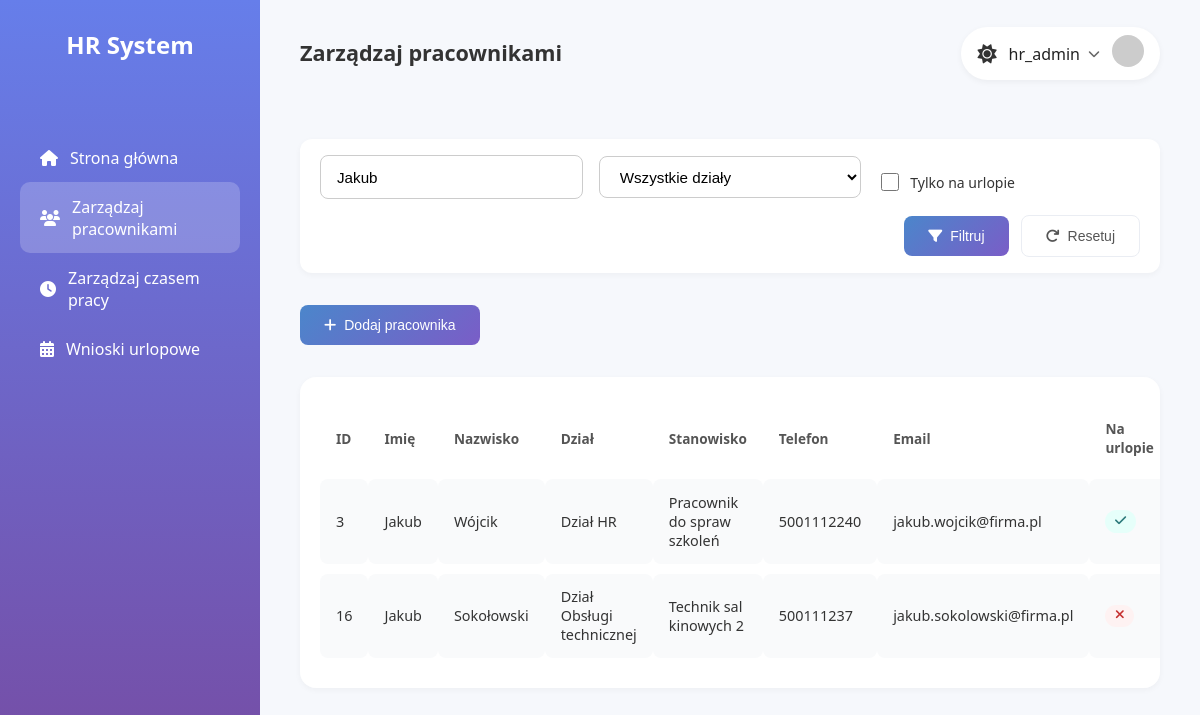
Page /manage_employees.php?name=Jakub (signed in) on the committed database.
### tables this page shows
CREATE TABLE `pracownicy` (
  `id` int(11) NOT NULL,
  `imie` varchar(100) NOT NULL,
  `nazwisko` varchar(100) NOT NULL,
  `dzial` varchar(100) NOT NULL,
  `stanowisko` varchar(100) NOT NULL,
  `telefon` varchar(20) DEFAULT NULL,
  `email` varchar(100) DEFAULT NULL,
  `urlop` tinyint(1) DEFAULT 0
);

### manage_employees.php (the view, shortened to what this page needs)
<?php
$conn = new mysqli('localhost', 'root', '', 'HRDASHBOARD');
$nameSearch = $_GET['name'] ?? '';
$onLeaveFilter = isset($_GET['on_leave']);
$sql = "SELECT * FROM pracownicy WHERE 1=1";
if (!empty($nameSearch)) {
    $search = $conn->real_escape_string($nameSearch);
    $sql .= " AND (imie LIKE '%$search%' OR nazwisko LIKE '%$search%')";
}
$sql .= " ORDER BY id ASC";
$result = $conn->query($sql);
?>
<!DOCTYPE html>
<html lang="pl">
<head>
    <link rel="stylesheet" href="css/common.css">
    <link rel="stylesheet" href="css/employees.css">
    <link rel="stylesheet" href="css/forms-modals.css">
    <link rel="stylesheet" href="https://cdnjs.cloudflare.com/ajax/libs/font-awesome/6.4.0/css/all.min.css">
</head>
<body class="theme-light">
<div class="dashboard-container">
    <aside class="sidebar">
        <div class="logo"><h2>HR System</h2></div>
        <nav class="menu">
            <a href="dashboard.php" class="menu-item"><i class="fas fa-home"></i><span>Strona główna</span></a>
            <a href="manage_employees.php" class="menu-item active"><i class="fas fa-users"></i><span>Zarządzaj pracownikami</span></a>
            <a href="manage_time.php" class="menu-item"><i class="fas fa-clock"></i><span>Zarządzaj czasem pracy</span></a>
            <a href="manage_leave.php" class="menu-item"><i class="fas fa-calendar-alt"></i><span>Wnioski urlopowe</span></a>
        </nav>
    </aside>
    <main class="main-content">
        <header class="header">
            <h1 class="welcome-message">Zarządzaj pracownikami</h1>
            <div class="user-info">
                <div class="user-box" id="userToggle">
                    <i class="fas fa-sun theme-icon" id="themeIcon"></i>
                    <span class="user-name"> <?= htmlspecialchars($_SESSION['user']) ?> </span>
                    <i class="fas fa-chevron-down dropdown-icon" id="dropdownToggle"></i>
                    <div class="avatar">
                        <img src="https://randomuser.me/api/portraits/men/32.jpg" alt="User Avatar">
                    </div>
                </div>
            </div>
        </header>
        <section class="filter-panel">
            <form id="filterForm" method="get">
                <div class="filter-row">
                    <div class="filter-group">
                        <input type="text" name="name" id="nameSearch" placeholder="Imię/Nazwisko" value="<?= htmlspecialchars($nameSearch) ?>">
                    </div>
                    <div class="filter-group">
                        <select name="department" id="deptFilter">
                            <option value="">Wszystkie działy</option>
                        </select>
                    </div>
                    <div class="filter-group checkbox-group">
                        <input type="checkbox" id="onLeaveFilter" name="on_leave" <?= $onLeaveFilter ? 'checked' : '' ?>>
                        <label for="onLeaveFilter">Tylko na urlopie</label>
                    </div>
                    <div class="filter-actions">
                        <button type="submit" class="btn btn-primary"><i class="fas fa-filter"></i> Filtruj</button>
                        <button type="button" class="btn btn-secondary" id="resetBtn"><i class="fas fa-redo"></i> Resetuj</button>
                    </div>
                </div>
            </form>
        </section>
        <div class="action-buttons">
            <button class="btn btn-primary" id="addEmployeeBtn"><i class="fas fa-plus"></i> Dodaj pracownika</button>
        </div>
        <section class="employees-table-container">
            <table class="employees-table">
                <thead>
                    <tr><th>ID</th><th>Imię</th><th>Nazwisko</th><th>Dział</th><th>Stanowisko</th><th>Telefon</th><th>Email</th><th>Na urlopie</th><th>Akcje</th></tr>
                </thead>
                <tbody id="employeesTableBody">
                    <?php if ($result->num_rows > 0): ?>
                        <?php while($row = $result->fetch_assoc()): ?>
                            <?php $onLeave = $row['urlop'] ? '<span class="status-badge on-leave"><i class="fas fa-check"></i></span>' : '<span class="status-badge not-on-leave"><i class="fas fa-times"></i></span>'; ?>
                            <tr>
                                <td><?= $row['id'] ?></td>
                                <td><?= $row['imie'] ?></td>
                                <td><?= $row['nazwisko'] ?></td>
                                <td><?= $row['dzial'] ?></td>
                                <td><?= $row['stanowisko'] ?></td>
                                <td><?= $row['telefon'] ?></td>
                                <td><?= $row['email'] ?></td>
                                <td class="center"><?= $onLeave ?></td>
                            </tr>
                        <?php endwhile; ?>
                    <?php else: ?>
                        <tr><td colspan="9" class="no-data">Brak danych pracowników</td></tr>
                    <?php endif; ?>
                </tbody>
            </table>
        </section>
    </main>
</div>
</body>
</html>

### css/common.css (style rules this page uses)
body { margin: 0; font-family: 'Segoe UI', Tahoma, Geneva, Verdana, sans-serif; background-color: #f6f8fc; color: #333; }
.dashboard-container { display: flex; height: 100vh; }
.main-content { flex: 1; padding: 1.5rem 2.5rem; display: flex; flex-direction: column; gap: 2rem; overflow-y: auto; }
.header { display: flex; justify-content: space-between; align-items: center; }
.welcome-message { font-size: 1.35rem; font-weight: 600; margin-bottom: 1rem; }
.sidebar { width: 220px; background: linear-gradient(180deg, #667eea, #764ba2); color: white; padding: 1.75rem 1.25rem; display: flex; flex-direction: column; gap: 2rem; }
.logo h2 { margin: 0; font-size: 1.5rem; text-align: center; margin-bottom: 2.5rem; }
.menu-item { display: flex; align-items: center; gap: 0.75rem; padding: 0.85rem 1.25rem; color: white; border-radius: 10px; text-decoration: none; transition: background 0.2s; }
.menu-item:hover, .menu-item.active { background-color: rgba(255, 255, 255, 0.2); }
.user-info { display: flex; align-items: center; justify-content: flex-end; }
.user-box { display: flex; align-items: center; background-color: white; padding: 0.5rem 1rem; border-radius: 999px; box-shadow: 0 2px 6px rgba(0, 0, 0, 0.05); gap: 0.75rem; transition: box-shadow 0.2s ease; }
.user-name { font-weight: 500; color: #222; }
.avatar img { width: 32px; height: 32px; border-radius: 50%; object-fit: cover; }
.theme-icon { font-size: 1.2rem; cursor: pointer; background: none; border: none; color: #333; }
.dropdown-icon { font-size: 0.75rem; color: #666; cursor: pointer; margin-left: -0.25rem; transition: transform 0.2s ease; }
.btn { padding: 12px 24px; font-size: 14px; border-radius: 8px; cursor: pointer; display: flex; align-items: center; gap: 8px; transition: all 0.2s ease; border: none; font-weight: 500; }
.btn-primary { background: linear-gradient(135deg, #4b86cb 0%, #7a5dc7 100%); color: white; }
.btn-secondary { background-color: white; color: #555; border: 1px solid #eaedf3; text-decoration: none; }

### css/employees.css (style rules this page uses)
.filter-panel { background-color: white; padding: 1rem 1.25rem; border-radius: 12px; box-shadow: 0 2px 6px rgba(0, 0, 0, 0.04); margin-top: 1.5rem; }
.filter-row { display: flex; flex-wrap: wrap; gap: 1rem; align-items: center; }
.filter-group { display: flex; flex-direction: column; gap: 0.5rem; min-width: 200px; flex: 1; }
.filter-row input[type="text"], .filter-row select { height: 42px; padding: 0 1rem; font-size: 0.95rem; border-radius: 8px; border: 1px solid #ccc; background-color: white; transition: border-color 0.2s ease; }
.filter-group.checkbox-group { flex-direction: row; align-items: center; gap: 0.5rem; }
.filter-actions { display: flex; gap: 0.75rem; align-items: center; margin-left: auto; }
.employees-table-container { overflow-x: auto; background-color: white; border-radius: 16px; box-shadow: 0 2px 6px rgba(0, 0, 0, 0.04); padding: 1.25rem; }
.employees-table { width: 100%; border-collapse: separate; border-spacing: 0 10px; }
.employees-table th { text-align: left; font-size: 0.85rem; font-weight: 600; color: #555; padding: 0.75rem 1rem; }
.employees-table td { background-color: #f9fafb; padding: 0.85rem 1rem; font-size: 0.9rem; color: #333; vertical-align: middle; border-radius: 8px; }
.employees-table tbody tr { transition: background-color 0.2s; }
.status-badge { padding: 0.3rem 0.6rem; border-radius: 999px; font-size: 0.8rem; font-weight: 500; display: inline-flex; align-items: center; justify-content: center; }
.on-leave { background-color: #e6fffa; color: #2c7a7b; }
.not-on-leave { background-color: #fef2f2; color: #c53030; }

### css/forms-modals.css (style rules this page uses)
.checkbox-group { display: flex; align-items: center; gap: 10px; font-size: 14px; margin-top: 10px; }
.checkbox-group input[type="checkbox"] { width: 18px; height: 18px; cursor: pointer; }

### rows in the picture
pracownicy: id "3", imie "Jakub", nazwisko "Wójcik", dzial "Dział HR", stanowisko "Pracownik do spraw szkoleń", telefon "5001112240", email "jakub.wojcik@firma.pl", urlop 1 (drawn)
pracownicy: id "16", imie "Jakub", nazwisko "Sokołowski", dzial "Dział Obsługi technicznej", stanowisko "Technik sal kinowych 2", telefon "500111237", email "jakub.sokolowski@firma.pl", urlop 0 (drawn)

### other values in the picture
$_SESSION['user'] "hr_admin"
